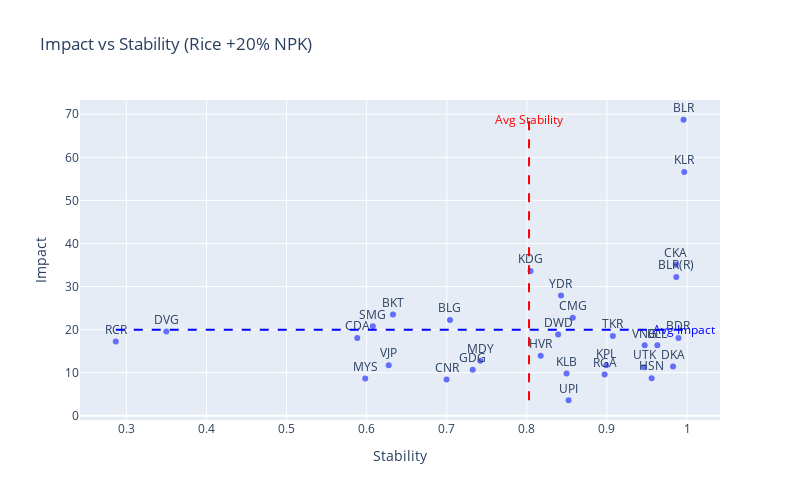

The notebook cell this image was saved under:
### Markdown cell above
Visualization

### Code cell
import plotly.express as px

# Visualization function
def Calculate_and_visualize_1D(Working_Directory, crop, perturbation, what):
    calculate_and_visualize(perturbation, crop, Working_Directory, what, False)
    stability, stress, impact, stability_column_name, stress_column_name, impact_column_name = calculate_metrics(Working_Directory, crop, perturbation, what)
    
    # Add metrics to Working_Directory DataFrame
    Working_Directory[stability_column_name] = stability
    Working_Directory[stress_column_name] = stress
    Working_Directory[impact_column_name] = impact
    
    # Prepare data for Plotly
    for_plots = Working_Directory[[stability_column_name, impact_column_name, 'Abbreviation']].copy()
    for_plots.rename(columns={stability_column_name: 'stability', impact_column_name: 'Impact'}, inplace=True)

    # Create scatter plot with Plotly
    fig_increase = px.scatter(
        for_plots,
        x='stability',
        y='Impact',
        title=f'Impact vs Stability ({crop} +{perturbation}% {what})',
        labels={'stability': 'Stability', 'Impact': 'Impact'},
        text='Abbreviation',
        size_max=8,
        width=800,
        height=500
    )

    # Update hover labels
    fig_increase.update_traces(
        hoverlabel=dict(bgcolor='grey', font=dict(color='white')),
        textposition='top center'
    )

    # Calculate and add average lines
    avg_x_increase = for_plots['stability'].mean()
    avg_y_increase = for_plots['Impact'].mean()

    fig_increase.add_shape(
        type='line',
        x0=min(for_plots['stability']),
        x1=max(for_plots['stability']),
        y0=avg_y_increase,
        y1=avg_y_increase,
        line=dict(color='blue', width=2, dash='dash')
    )
    fig_increase.add_shape(
        type='line',
        x0=avg_x_increase,
        x1=avg_x_increase,
        y0=min(for_plots['Impact']),
        y1=max(for_plots['Impact']),
        line=dict(color='red', width=2, dash='dash')
    )

    # Add annotations for average lines
    fig_increase.add_annotation(
        x=avg_x_increase,
        y=max(for_plots['Impact']),
        text='Avg Stability',
        showarrow=False,
        font=dict(color='red')
    )
    fig_increase.add_annotation(
        x=max(for_plots['stability']),
        y=avg_y_increase,
        text='Avg Impact',
        showarrow=False,
        font=dict(color='blue')
    )

    # Add tooltips
    fig_increase.update_traces(
        hoverinfo='text+name',
        hovertext=["Impact: " + str(y) +
                   f"<br>Stability: {x}"
                   for x, y in zip(for_plots['stability'], for_plots['Impact'])]
    )

    # Show the plot
    fig_increase.show()

# Example usage
crop = 'Rice'
perturbation = 20
what = 'NPK'
Calculate_and_visualize_1D(Working_Directory, crop, perturbation, what)

### Figure 1 — Plotly figure (JSON) as saved in the notebook; plotly's stock layout.template omitted (floating-point values rounded to 4 significant figures)
{"data": [{"hoverinfo": "text+name", "hoverlabel": {"bgcolor": "grey", "font": {"color": "white"}}, "hovertemplate": "Stability=%{x}<br>Impact=%{y}<br>Abbreviation=%{text}<extra></extra>", "hovertext": ["Impact: 68.72037914691943<br>Stability: 0.9957172349675972", "Impact: 32.20050977060323<br>Stability: 0.986568250799814", "Impact: 9.597625329815303<br>Stability: 0.8971179349758005", "Impact: 18.09023215067893<br>Stability: 0.5882830658171776", "Impact: 19.55771646867754<br>Stability: 0.34980386326141844", "Impact: 56.59722222222222<br>Stability: 0.9965392660851494", "Impact: 35.06300963676798<br>Stability: 0.9860972491865139", "Impact: 20.790754700317425<br>Stability: 0.6076788985808428", "Impact: 18.546962598878736<br>Stability: 0.9073944225908898", "Impact: 22.738910551599975<br>Stability: 0.8574062879643121", "Impact: 11.479168552206836<br>Stability: 0.9825361112630226", "Impact: 3.616925794029937<br>Stability: 0.8521066042766127", "Impact: 8.727601684005428<br>Stability: 0.9558159698486051", "Impact: 33.587476680996026<br>Stability: 0.804550281188191", "Impact: 12.782760005354035<br>Stability: 0.7418555686199447", "Impact: 8.661677398956037<br>Stability: 0.598247672336004", "Impact: 8.430739706908584<br>Stability: 0.6997319141760776", "Impact: 22.230107236189962<br>Stability: 0.7039679664214815", "Impact: 11.76470588235294<br>Stability: 0.6275686336168003", "Impact: 23.52941176470588<br>Stability: 0.6328815865029669", "Impact: 18.888463914795963<br>Stability: 0.8390886904924667", "Impact: 10.719206392945715<br>Stability: 0.7324238662953082", "Impact: 13.953692334678127<br>Stability: 0.8173208572756712", "Impact: 11.304671821990967<br>Stability: 0.9462877006371169", "Impact: 16.37455698382703<br>Stability: 0.9629526908518459", "Impact: 18.07465618860511<br>Stability: 0.9893016324410052", "Impact: 9.837728194726166<br>Stability: 0.849568875156089", "Impact: 27.95659199052787<br>Stability: 0.8426371532999735", "Impact: 17.257516116845608<br>Stability: 0.28670497115200577", "Impact: 11.718445206463933<br>Stability: 0.8991622460419458", "Impact: 16.37455698382703<br>Stability: 0.9471068834139984"], "legendgroup": "", "marker": {"color": "#636efa", "symbol": "circle"}, "mode": "markers+text", "name": "", "orientation": "v", "showlegend": false, "text": ["BLR", "BLR(R)", "RGA", "CDA", "DVG", "KLR", "CKA", "SMG", "TKR", "CMG", "DKA", "UPI", "HSN", "KDG", "MDY", "MYS", "CNR", "BLG", "VJP", "BKT", "DWD", "GDG", "HVR", "UTK", "BLL", "BDR", "KLB", "YDR", "RCR", "KPL", "VNG"], "textposition": "top center", "type": "scatter", "x": [0.9957, 0.9866, 0.8971, 0.5883, 0.3498, 0.9965, 0.9861, 0.6077, 0.9074, 0.8574, 0.9825, 0.8521, 0.9558, 0.8046, 0.7419, 0.5982, 0.6997, 0.704, 0.6276, 0.6329, 0.8391, 0.7324, 0.8173, 0.9463, 0.963, 0.9893, 0.8496, 0.8426, 0.2867, 0.8992, 0.9471], "xaxis": "x", "y": [68.72, 32.2, 9.598, 18.09, 19.56, 56.6, 35.06, 20.79, 18.55, 22.74, 11.48, 3.617, 8.728, 33.59, 12.78, 8.662, 8.431, 22.23, 11.76, 23.53, 18.89, 10.72, 13.95, 11.3, 16.37, 18.07, 9.838, 27.96, 17.26, 11.72, 16.37], "yaxis": "y"}], "layout": {"annotations": [{"font": {"color": "red"}, "showarrow": false, "text": "Avg Stability", "x": 0.8027, "y": 68.72}, {"font": {"color": "blue"}, "showarrow": false, "text": "Avg Impact", "x": 0.9965, "y": 19.97}], "height": 500, "legend": {"tracegroupgap": 0}, "shapes": [{"line": {"color": "blue", "dash": "dash", "width": 2}, "type": "line", "x0": 0.2867, "x1": 0.9965, "y0": 19.97, "y1": 19.97}, {"line": {"color": "red", "dash": "dash", "width": 2}, "type": "line", "x0": 0.8027, "x1": 0.8027, "y0": 3.617, "y1": 68.72}], "title": {"text": "Impact vs Stability (Rice +20% NPK)"}, "width": 800, "xaxis": {"anchor": "y", "domain": [0, 1], "title": {"text": "Stability"}}, "yaxis": {"anchor": "x", "domain": [0, 1], "title": {"text": "Impact"}}}}
